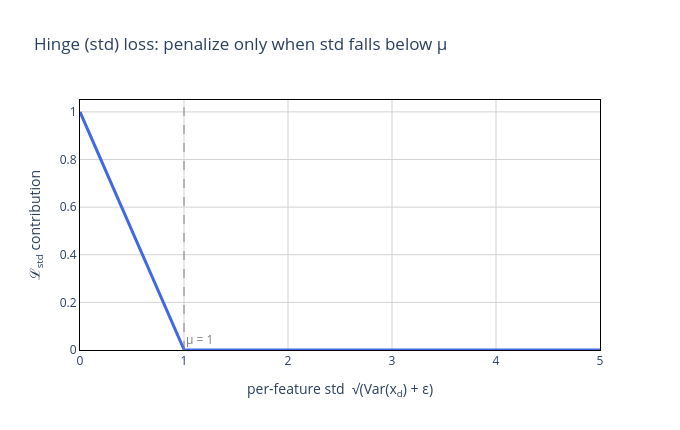

Notebook source saved alongside this figure:
### Markdown cell above
### Regarding HingeLoss

### Code cell
import numpy as np
import plotly.graph_objects as go

# HingeStdLoss: max(0, mu - std) per feature. std >= mu -> no penalty.
mu = 1.0
s = np.linspace(0, 5, 500)
loss = np.maximum(0.0, mu - s)

fig = go.Figure()
fig.add_trace(go.Scatter(
    x=s, y=loss, mode="lines",
    line=dict(color="royalblue", width=3),
    name="max(0, μ − std)",
))

# mu threshold marker
fig.add_vline(
    x=mu, line=dict(color="gray", dash="dash", width=1),
    annotation_text="μ = 1", annotation_position="bottom right",
    annotation_font_color="gray",
)

fig.update_layout(
    title="Hinge (std) loss: penalize only when std falls below μ",
    xaxis_title="per-feature std  √(Var(x<sub>d</sub>) + ε)",
    yaxis_title="ℒ<sub>std</sub> contribution",
    plot_bgcolor="white",
    width=680, height=430,
    legend=dict(x=0.98, y=0.98, xanchor="right", yanchor="top",
                bordercolor="lightgray", borderwidth=1),
)
fig.update_xaxes(range=[0, 5], showgrid=True, gridcolor="lightgray",
                 zeroline=False, showline=True, linecolor="black", mirror=True)
fig.update_yaxes(range=[0, 1.05], showgrid=True, gridcolor="lightgray",
                 zeroline=False, showline=True, linecolor="black", mirror=True)
fig.show()

### Figure 1 — Plotly figure (JSON) as saved in the notebook; plotly's stock layout.template omitted (floating-point values rounded to 4 significant figures; data arrays with more than 128 entries replaced by an {"elided": "..."} marker saying what was removed)
{"data": [{"line": {"color": "royalblue", "width": 3}, "mode": "lines", "name": "max(0, μ − std)", "type": "scatter", "x": {"elided": "500 float values"}, "y": {"elided": "500 float values"}}], "layout": {"annotations": [{"font": {"color": "gray"}, "showarrow": false, "text": "μ = 1", "x": 1, "xanchor": "left", "xref": "x", "y": 0, "yanchor": "bottom", "yref": "y domain"}], "height": 430, "legend": {"bordercolor": "lightgray", "borderwidth": 1, "x": 0.98, "xanchor": "right", "y": 0.98, "yanchor": "top"}, "plot_bgcolor": "white", "shapes": [{"line": {"color": "gray", "dash": "dash", "width": 1}, "type": "line", "x0": 1, "x1": 1, "xref": "x", "y0": 0, "y1": 1, "yref": "y domain"}], "title": {"text": "Hinge (std) loss: penalize only when std falls below μ"}, "width": 680, "xaxis": {"gridcolor": "lightgray", "linecolor": "black", "mirror": true, "range": [0, 5], "showgrid": true, "showline": true, "title": {"text": "per-feature std  √(Var(x<sub>d</sub>) + ε)"}, "zeroline": false}, "yaxis": {"gridcolor": "lightgray", "linecolor": "black", "mirror": true, "range": [0, 1.05], "showgrid": true, "showline": true, "title": {"text": "ℒ<sub>std</sub> contribution"}, "zeroline": false}}}
